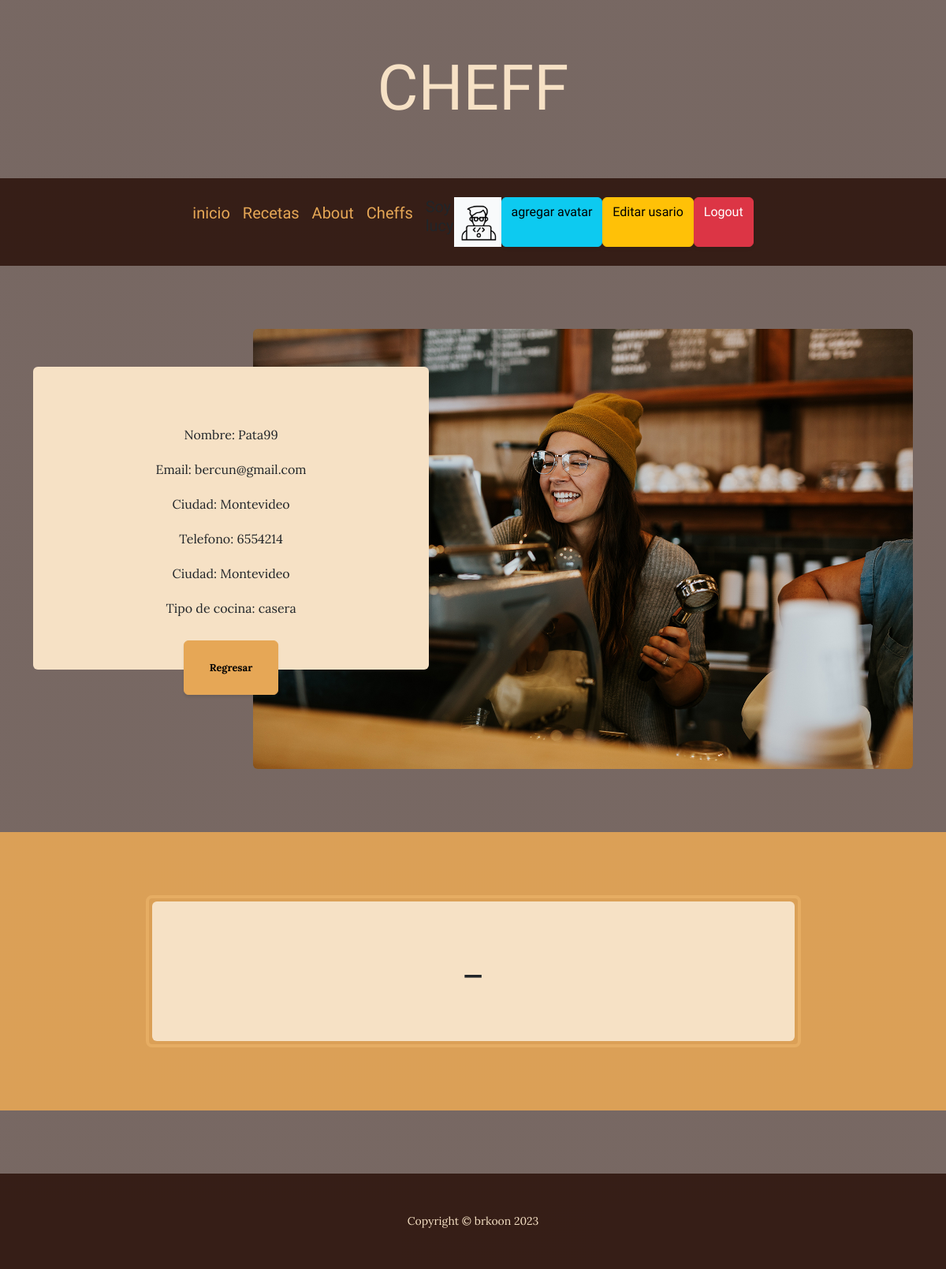
The app's page /AppRecetas/cheff/1/ (signed in) with its own data.
### AppRecetas/models.py (models this page shows, shortened)
class Avatar(models.Model):
    usuario = models.ForeignKey(User, on_delete=models.CASCADE)
    image = models.ImageField(upload_to= "avatares", null=True)

class Cheff(models.Model):
    nombreUsr = models.CharField(max_length=20)
    emailUsr = models.EmailField()
    telfonoUsr = models.IntegerField()
    ciudad = models.CharField(max_length=20)
    edad = models.IntegerField()
    tipoDeCocina = models.CharField(max_length=20)

### AppRecetas/views.py (the view)
# urls.py: path("cheff/<int:pk>/", DetalleCheff.as_view(), name="detalleCheff"),
class DetalleCheff(LoginRequiredMixin, DetailView):
  model  = Cheff

### AppRecetas/templates/AppRecetas/cheff_detail.html (shortened to what this page needs)
{% extends "AppRecetas/base.html" %}
{% block  titulo %}
Cheff
{% endblock  %}
{% block  complement %}
<p> Nombre: {{cheff.nombreUsr}}  </p>
<p> Email: {{cheff.emailUsr}}  </p>
<p> Ciudad: {{cheff.ciudad}}  </p>
<p> Telefono: {{cheff.telfonoUsr}}  </p>
<p> Ciudad: {{cheff.ciudad}}  </p>
<p> Tipo de cocina: {{cheff.tipoDeCocina}}  </p>
{% endblock  %}

### AppRecetas/templates/AppRecetas/base.html (shortened to what this page needs)
<!DOCTYPE html>
<html lang="en">
    <head>
        {% load static  %}
        <link href="{% static 'AppRecetas/css/styles.css'%}" rel="stylesheet" />
    </head>
    <body>
        <header>
            <h1 class="site-heading text-center text-faded d-none d-lg-block">
                <span class="site-heading-lower">
                    {% block  titulo %}
                     {% endblock %}
                </span>
            </h1>
        </header>
        <nav class="navbar navbar-expand-lg navbar-dark py-lg-4" id="mainNav">
            <div class="container">
                <div class="collapse navbar-collapse" id="navbarSupportedContent">
                    <ul class="navbar-nav mx-auto">
                        <a class="navbar-brand" href="{% url 'Inicio' %}">inicio</a>
                <a class="navbar-brand" href="{% url 'RecetasMain' %}">Recetas</a>
                <a class="navbar-brand" href="{% url 'About' %}">About</a>
                {% if request.user.is_authenticated  %}
                <a class="navbar-brand" href="{% url 'listaCheff' %}">Cheffs</a>
                <br>
                <br>
                {% endif %}
                {% if request.user.is_authenticated  %}
                <p> <h5>
                    Soy <br> {{user.username}}
                </h5>  </p>
                {% with user.avatar_set.first as  miPrimerAvatar %}
                {% if miPrimerAvatar  %}
                <img src="{{miPrimerAvatar.image.url}}" alt=" NO EXITE AVATAR", style="max-width: 60px;">
                {% endif %}
                {% endwith %}
                <a class="btn btn-info" href="{% url 'AddAvatar' %}">agregar avatar</a>
                <a class="btn btn-warning" href="{% url 'EditUsr' %}">Editar usario</a>
                <a class="btn btn-danger" href="{% url 'Logout' %}">Logout</a>
                {% else %}
                <a class="btn btn-success" href="{% url 'Login' %}">Login</a>
                <a class="btn btn-primary" href="{% url 'Register' %}">Registrarse</a>
                {% endif %}
                    </ul>
                </div>
            </div>
        </nav>
        <section class="page-section clearfix">
            <div class="container">
                <div class="intro">
                    <img class="intro-img img-fluid mb-3 mb-lg-0 rounded" src="{% static 'AppRecetas/assets/img/intro.jpg' %}" alt="..." />
                    <div class="intro-text left-0 text-center bg-faded p-5 rounded">
                        <p class="mb-3">
                            {% block  complement %}
                            {% endblock %}
                        </p>
                        <div class="intro-button mx-auto"><a class="btn btn-primary btn-xl" href="{% url 'Inicio' %}">Regresar</a></div>
                    </div>
                </div>
            </div>
        </section>
        <section class="page-section cta">
            <div class="container">
                <div class="row">
                    <div class="col-xl-9 mx-auto">
                        <div class="cta-inner bg-faded text-center rounded">
                            <h2 class="section-heading mb-4">
                                <span class="section-heading-lower">_</span>
                            </h2>
                        </div>
                    </div>
                </div>
            </div>
        </section>
        <footer class="footer text-faded text-center py-5">
            <div class="container"><p class="m-0 small">Copyright &copy; brkoon  2023</p></div>
        </footer>
    </body>
</html>

### records on screen
Avatar: image (picture)
Cheff: nombreUsr "Pata99", emailUsr "bercun@gmail.com", ciudad "Montevideo", telfonoUsr "6554214", tipoDeCocina "casera"
